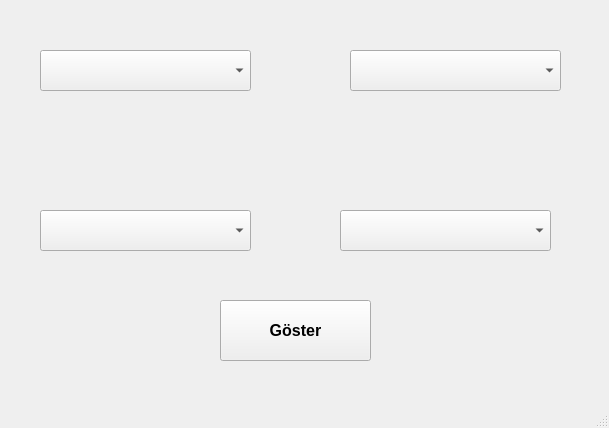
<?xml version="1.0" encoding="UTF-8"?>
<ui version="4.0">
 <class>MainWindow</class>
 <widget class="QMainWindow" name="MainWindow">
  <property name="geometry">
   <rect>
    <x>0</x>
    <y>0</y>
    <width>609</width>
    <height>428</height>
   </rect>
  </property>
  <property name="windowTitle">
   <string>MainWindow</string>
  </property>
  <widget class="QWidget" name="centralwidget">
   <widget class="QComboBox" name="comboBox_birds">
    <property name="geometry">
     <rect>
      <x>40</x>
      <y>50</y>
      <width>211</width>
      <height>41</height>
     </rect>
    </property>
    <property name="font">
     <font>
      <pointsize>12</pointsize>
      <weight>75</weight>
      <bold>true</bold>
     </font>
    </property>
   </widget>
   <widget class="QComboBox" name="comboBox_fruits">
    <property name="geometry">
     <rect>
      <x>350</x>
      <y>50</y>
      <width>211</width>
      <height>41</height>
     </rect>
    </property>
    <property name="font">
     <font>
      <pointsize>12</pointsize>
      <weight>75</weight>
      <bold>true</bold>
     </font>
    </property>
   </widget>
   <widget class="QComboBox" name="comboBox_animals">
    <property name="geometry">
     <rect>
      <x>40</x>
      <y>210</y>
      <width>211</width>
      <height>41</height>
     </rect>
    </property>
    <property name="font">
     <font>
      <pointsize>12</pointsize>
      <weight>75</weight>
      <bold>true</bold>
     </font>
    </property>
   </widget>
   <widget class="QComboBox" name="comboBox_cars">
    <property name="geometry">
     <rect>
      <x>340</x>
      <y>210</y>
      <width>211</width>
      <height>41</height>
     </rect>
    </property>
    <property name="font">
     <font>
      <pointsize>12</pointsize>
      <weight>75</weight>
      <bold>true</bold>
     </font>
    </property>
   </widget>
   <widget class="QPushButton" name="pushButton_show">
    <property name="geometry">
     <rect>
      <x>220</x>
      <y>300</y>
      <width>151</width>
      <height>61</height>
     </rect>
    </property>
    <property name="font">
     <font>
      <pointsize>12</pointsize>
      <weight>75</weight>
      <bold>true</bold>
     </font>
    </property>
    <property name="text">
     <string>Göster</string>
    </property>
   </widget>
  </widget>
  <widget class="QMenuBar" name="menubar">
   <property name="geometry">
    <rect>
     <x>0</x>
     <y>0</y>
     <width>609</width>
     <height>21</height>
    </rect>
   </property>
  </widget>
  <widget class="QStatusBar" name="statusbar"/>
 </widget>
 <resources>
  <include location="icons.qrc"/>
 </resources>
 <connections/>
</ui>
